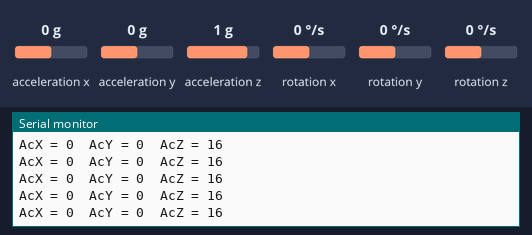
The sketch below on a simulated Arduino Uno, built with avr-gcc and run on an emulated ATmega328P. Shown: the last lines printed to the serial monitor. Wiring (inferred from the names in the program): MPU-6050 motion sensor at I2C address 0x68. The test bench sets the inputs (shaded band); at power-on: acceleration x 0 g, acceleration y 0 g, acceleration z 1 g, rotation x 0 °/s, rotation y 0 °/s, rotation z 0 °/s.

Above: at 1.2 s.
1.3 s: acceleration x set to -1.4 g
At 1.44 s:
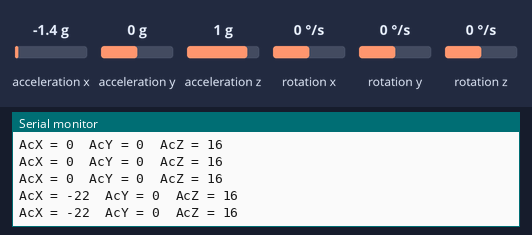
4.3 s: acceleration y set to -1.4 g
At 4.3 s:
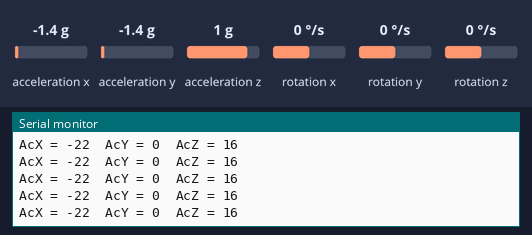
5.8 s: acceleration x set to 0.8 g
At 5.83 s:
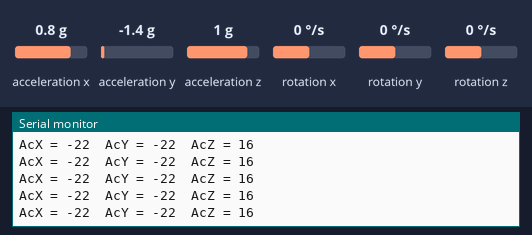
8.8 s: acceleration z set to -1.4 g
At 8.8 s:
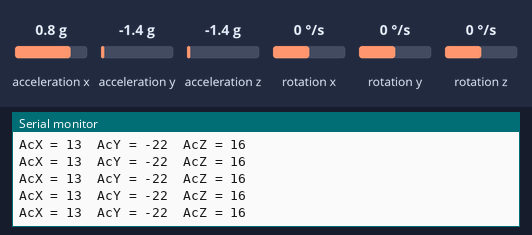
10.3 s: acceleration y set to 0 g
At 10.34 s:
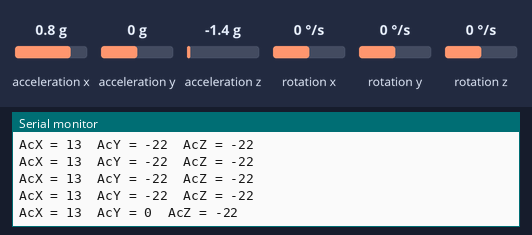
Timing chart, 0 to 13.3 s (numbered marks = the images above; inputs shaded):
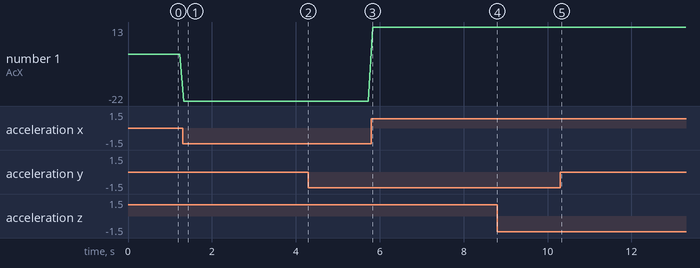

Measured:
- after the input at 1.3 s, the serial monitor: prints a new line at once (image 1)
- after the input at 10.3 s, the serial monitor: prints a new line at once (image 5)
- plotted number 1: 0 → -22 after the input at 1.3 s, -22 → 13 after the input at 5.8 s

The sketch:

accelerometer.ino.ino
```cpp
#include<Wire.h>
#include "I2Cdev.h"
#include "MPU6050.h"
const int MPU_addr=0x68;
int16_t AcX,AcY,AcZ;

void setup()
{
  Wire.begin();
  Wire.beginTransmission(MPU_addr);
  Wire.write(0x6B);
  Wire.write(0);
  Wire.endTransmission(true);
  Serial.begin(9600);
}

void loop()
{
  Wire.beginTransmission(MPU_addr);
  Wire.write(0x3B);
  Wire.endTransmission(false);
  Wire.requestFrom(MPU_addr,14,true);
  AcX=Wire.read()<<8|Wire.read();
  AcY=Wire.read()<<8|Wire.read();
  AcZ=Wire.read()<<8|Wire.read();
  Serial.print("AcX = "); Serial.print(AcX/1000); Serial.print("\t");
  Serial.print("AcY = "); Serial.print(AcY/1000); Serial.print("\t");
  Serial.print("AcZ = "); Serial.print(AcZ/1000); Serial.println("\t");
  delay(100);
}
```
